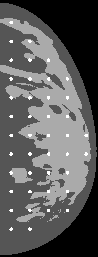
#> input picture data/mask/Alvarado_888076.1.685257545470.20200624225206251_mask.png, 98 x 257 px, found by its file name; its folder holds only this picture in this run
$ python cropper.py
#> lines starting #> are read from the running program, lines starting #| are printed output that depends on the picture
import os
from PIL import Image

DIR = "C:/Users/Yann/Documents/GitHub/PyTorch_Seg/data/mask/"

for root, dirs, files in os.walk(DIR):
    for filename in files:
        if filename[-4:] == ".png":
            mask = Image.open(os.path.join(DIR, filename))
#> mask is the input picture: PIL image 98x257 L; min 0, max 3, mean 1.08
            w, h = mask.size
#> w = 98; h = 257
            mask.crop((0, h-256, w, h)).save(os.path.join(DIR, filename))
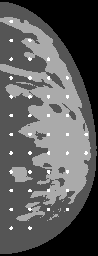
#> saved as Alvarado_888076.1.685257545470.20200624225206251_mask.png: PIL image 98x256 L; min 0, max 3, mean 1.09; drawn with min black and max white

$ run again, on data/mask/Jhones_888076.1.555465657049.20200827215617366_mask.png
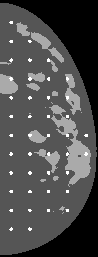
#> input picture data/mask/Jhones_888076.1.555465657049.20200827215617366_mask.png, 98 x 257 px, found by its file name
#> mask is the input picture: PIL image 98x257 L; min 0, max 3, mean 0.897
#> `mask.crop((0, h-256, w, h)).save(os.path.join(DIR, filename))`:
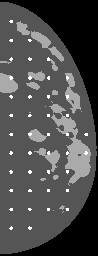
#> saved as Jhones_888076.1.555465657049.20200827215617366_mask.png: PIL image 98x256 L; min 0, max 3, mean 0.901; drawn with min black and max white

$ run again, on data/mask/Alvarado_888076.1.685257545470.20200624225603612_mask.png
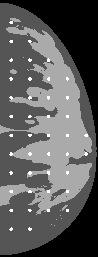
#> input picture data/mask/Alvarado_888076.1.685257545470.20200624225603612_mask.png, 98 x 257 px, found by its file name
#> mask is the input picture: PIL image 98x257 L; min 0, max 3, mean 1.08
#> `mask.crop((0, h-256, w, h)).save(os.path.join(DIR, filename))`:
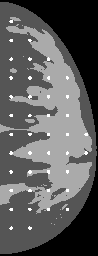
#> saved as Alvarado_888076.1.685257545470.20200624225603612_mask.png: PIL image 98x256 L; min 0, max 3, mean 1.08; drawn with min black and max white
